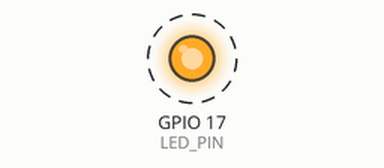
Recording of a program running on a simulated Raspberry Pi (BCM pin numbers). On the bench: output pins drawn as LEDs (lit = HIGH). Dashed ring = blinking. What the program prints to the terminal is not drawn.

Above: at 0.5 s.
Timing chart, 0 to 4.6 s (numbered marks = the images above):
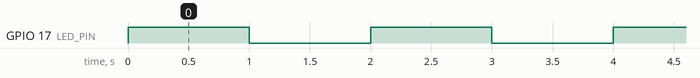

Measured:
- by itself, GPIO 17 (LED_PIN): alternates HIGH for 1.0 s and LOW for 1.0 s

The program:

blinkani-ledky.py
```python
import RPi.GPIO as GPIO
import time

# Nastavení režimu číslování pinů
GPIO.setmode(GPIO.BCM)

# Nastavení GPIO 17 jako výstupu
LED_PIN = 17
GPIO.setup(LED_PIN, GPIO.OUT)

print("Blikám LEDkou...")

try:
    while True:
        GPIO.output(LED_PIN, GPIO.HIGH)  # Zapni LED
        time.sleep(1)
        GPIO.output(LED_PIN, GPIO.LOW)   # Zhasni LED
        time.sleep(1)

except KeyboardInterrupt:
    print("\nKonec programu")

finally:
    GPIO.cleanup()  # Uvolni piny po ukončení
```
